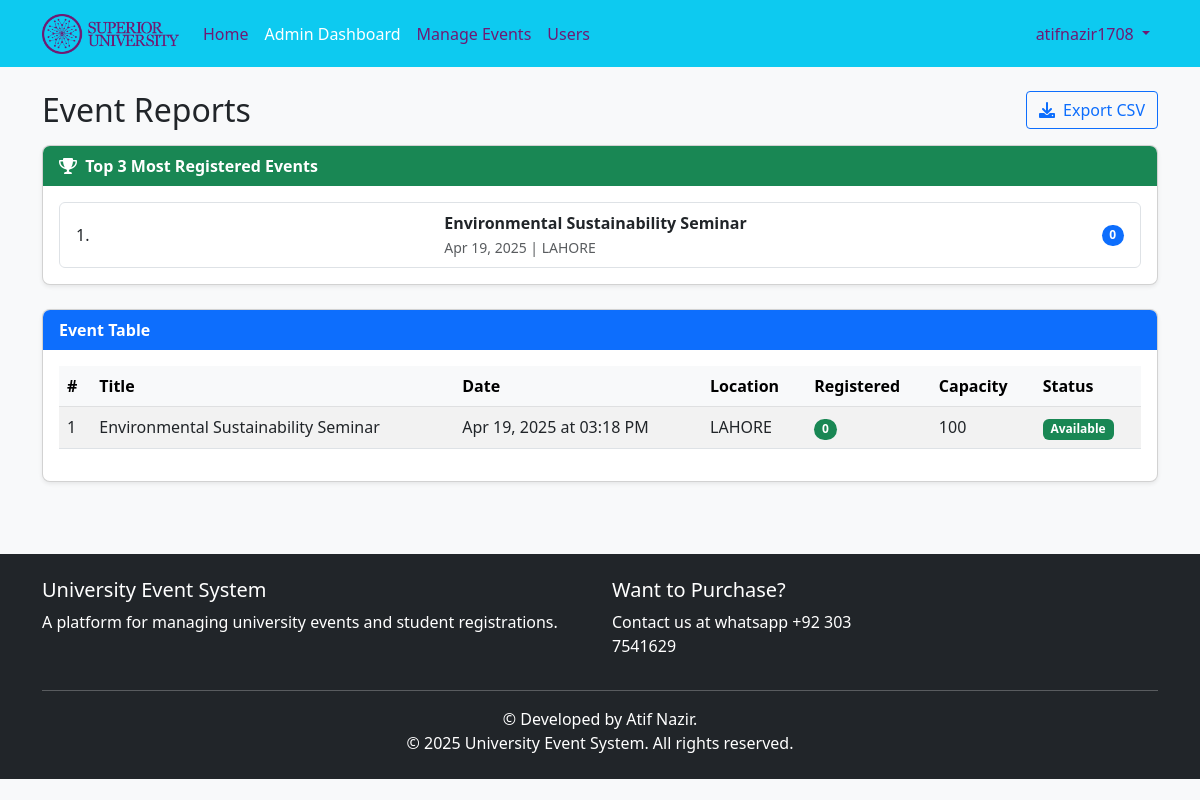
The app's page /admin/reports (signed in), older data.
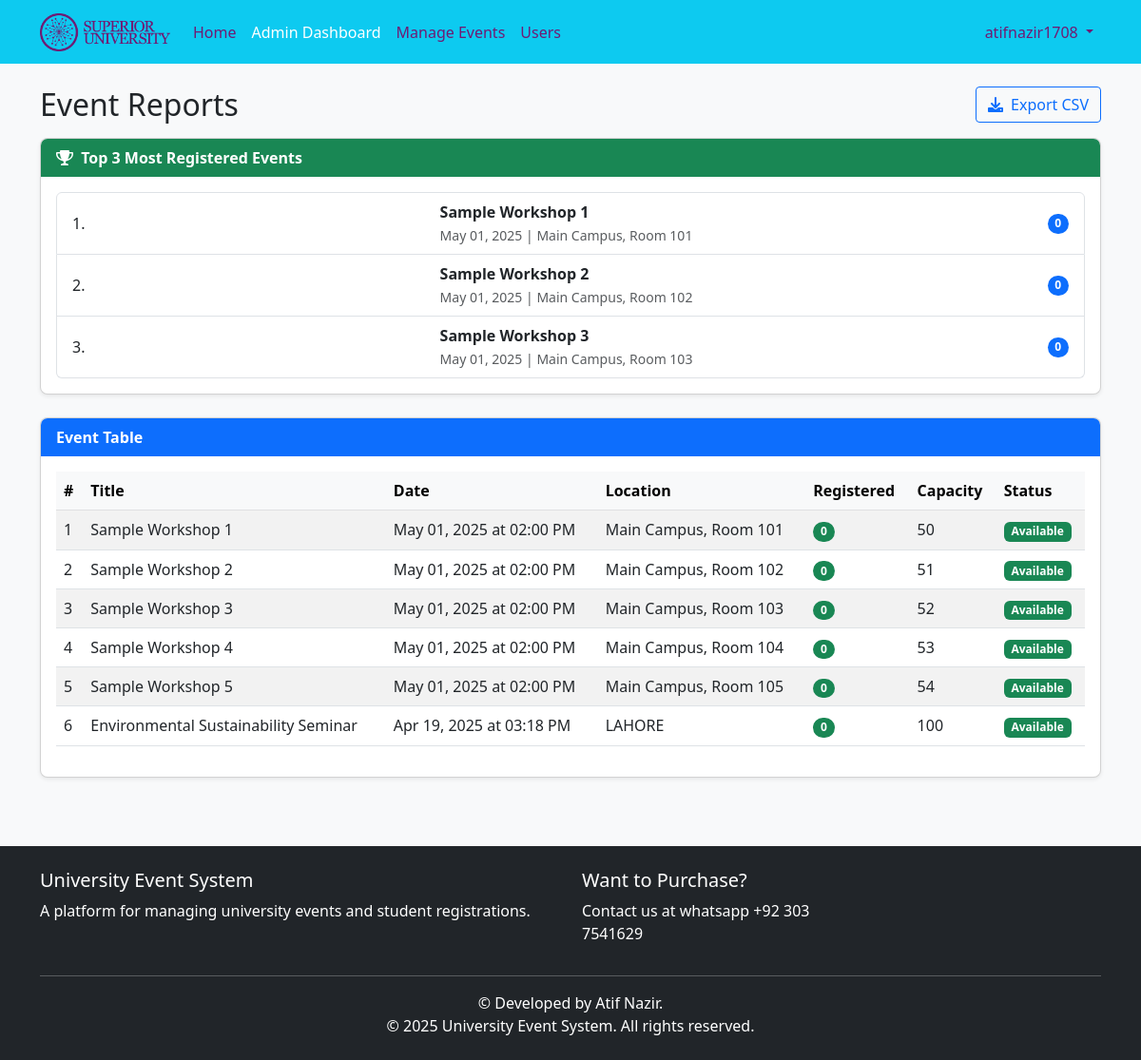
The same page, newer data.
### app/models.py (models this page shows, shortened)
class Event(db.Model):
    id = db.Column(db.Integer, primary_key=True)
    title = db.Column(db.String(100), nullable=False)
    description = db.Column(db.Text, nullable=False)
    date = db.Column(db.DateTime, nullable=False)  # Start Date
    end_date = db.Column(db.DateTime, nullable=True)
    registration_deadline = db.Column(db.DateTime, nullable=True)  # New Field
    location = db.Column(db.String(100), nullable=False)
    max_participants = db.Column(db.Integer, nullable=False)
    created_at = db.Column(db.DateTime, default=datetime.utcnow)
    updated_at = db.Column(db.DateTime, default=datetime.utcnow, onupdate=datetime.utcnow)
    registrations = db.relationship('Registration', backref='event', lazy=True, cascade="all, delete-orphan")
    @property
    def registration_count(self):
        return Registration.query.filter_by(event_id=self.id).count()
    @property
    def is_full(self):
        return self.registration_count >= self.max_participants

### app/routes/admin.py (the view)
@admin.route('/reports')
@admin_required
def reports():
    events = Event.query.order_by(Event.date.desc()).all()
    top_events = sorted(events, key=lambda e: e.registration_count, reverse=True)[:3]
    now = datetime.utcnow()
    for event in events:
        if not hasattr(event, 'registration_count') or event.registration_count is None:
            event.registration_count = 0
    return render_template('admin/reports.html', title='Reports', events=events, top_events=top_events)

### app/models.py (called while the page is built)
@login_manager.user_loader
def load_user(user_id):
    return User.query.get(int(user_id))

    def is_admin(self):
        return self.role == 'admin'

### app/routes/admin.py (called while the page is built)
def get_new_registration_count():
    return Registration.query.filter_by(admin_viewed=False).count()

@admin.context_processor
def inject_new_registration_count():
    if current_user.is_authenticated and current_user.is_admin():
        return {'new_registration_count': get_new_registration_count()}
    return {'new_registration_count': 0}

### app/utils/helpers.py (called while the page is built)
def admin_required(f):
    @wraps(f)  # Add this line to preserve the original function name
    def decorated_function(*args, **kwargs):
        if not current_user.is_admin():
            abort(403)  # Forbidden if not an admin
        return f(*args, **kwargs)
    return decorated_function

### app/templates/admin/reports.html (shortened to what this page needs)
{% extends "base.html" %}
{% block content %}
<div class="row">
    <div class="col-md-12 mb-3 d-flex justify-content-between align-items-center">
        <h2 class="mb-0">Event Reports</h2>
        <a href="{{ url_for('admin.export_report_csv') }}" class="btn btn-outline-primary">
            <i class="fas fa-download me-1"></i> Export CSV
        </a>
    </div>
</div>
{% if top_events %}
<div class="card mb-4 shadow-sm">
    <div class="card-header bg-success text-white">
        <strong><i class="fas fa-trophy me-1"></i> Top 3 Most Registered Events</strong>
    </div>
    <div class="card-body">
        <ol class="list-group list-group-numbered">
            {% for event in top_events %}
            <li class="list-group-item d-flex justify-content-between align-items-center">
                <div>
                    <strong>{{ event.title }}</strong>
                    <br>
                    <small class="text-muted">{{ event.date.strftime('%b %d, %Y') }} | {{ event.location }}</small>
                </div>
                <span class="badge bg-primary rounded-pill">{{ event.registration_count }}</span>
            </li>
            {% endfor %}
        </ol>
    </div>
</div>
{% endif %}
{% if events %}
<div class="card shadow-sm">
    <div class="card-header bg-primary text-white">
        <strong>Event Table</strong>
    </div>
    <div class="card-body">
        <div class="table-responsive">
            <table class="table table-striped align-middle">
                <thead class="table-light">
                    <tr>
                        <th>#</th>
                        <th>Title</th>
                        <th>Date</th>
                        <th>Location</th>
                        <th>Registered</th>
                        <th>Capacity</th>
                        <th>Status</th>
                    </tr>
                </thead>
                <tbody>
                    {% for event in events %}
                    <tr>
                        <td>{{ loop.index }}</td>
                        <td>{{ event.title }}</td>
                        <td>{{ event.date.strftime('%b %d, %Y at %I:%M %p') }}</td>
                        <td>{{ event.location }}</td>
                        <td>
                            <span class="badge rounded-pill
                                {% if event.is_full %}bg-danger
                                {% elif event.registration_count > event.max_participants * 0.8 %}bg-warning text-dark
                                {% else %}bg-success
                                {% endif %}">
                                {{ event.registration_count }}
                            </span>
                        </td>
                        <td>{{ event.max_participants }}</td>
                        <td>
                            {% if event.is_full %}
                                <span class="badge bg-danger">Full</span>
                            {% elif event.registration_count >= (event.max_participants * 0.75) %}
                                <span class="badge bg-warning text-dark">Almost Full</span>
                            {% else %}
                                <span class="badge bg-success">Available</span>
                            {% endif %}
                        </td>
                    </tr>
                    {% endfor %}
                </tbody>
            </table>
        </div>
    </div>
</div>
{% else %}
<div class="alert alert-info">
    <i class="fas fa-info-circle me-2"></i>No events available to generate report.
</div>
{% endif %}
{% endblock %}

Row changes from the older to the newer data that the page shows:
no longer on one of the page's lists (row unchanged): Event: title "Environmental Sustainability Seminar", date "Apr 19, 2025", location "LAHORE"
added Event: title "Sample Workshop 1", date "May 01, 2025", location "Main Campus, Room 101", registration_count "0", date "May 01, 2025 at 02:00 PM", max_participants "50", shows "Available"
added Event: title "Sample Workshop 2", date "May 01, 2025", location "Main Campus, Room 102", registration_count "0", date "May 01, 2025 at 02:00 PM", max_participants "51", shows "Available"
added Event: title "Sample Workshop 3", date "May 01, 2025", location "Main Campus, Room 103", registration_count "0", date "May 01, 2025 at 02:00 PM", max_participants "52", shows "Available"
added Event: title "Sample Workshop 4", date "May 01, 2025 at 02:00 PM", location "Main Campus, Room 104", registration_count "0", max_participants "53", shows "Available"
added Event: title "Sample Workshop 5", date "May 01, 2025 at 02:00 PM", location "Main Campus, Room 105", registration_count "0", max_participants "54", shows "Available"
